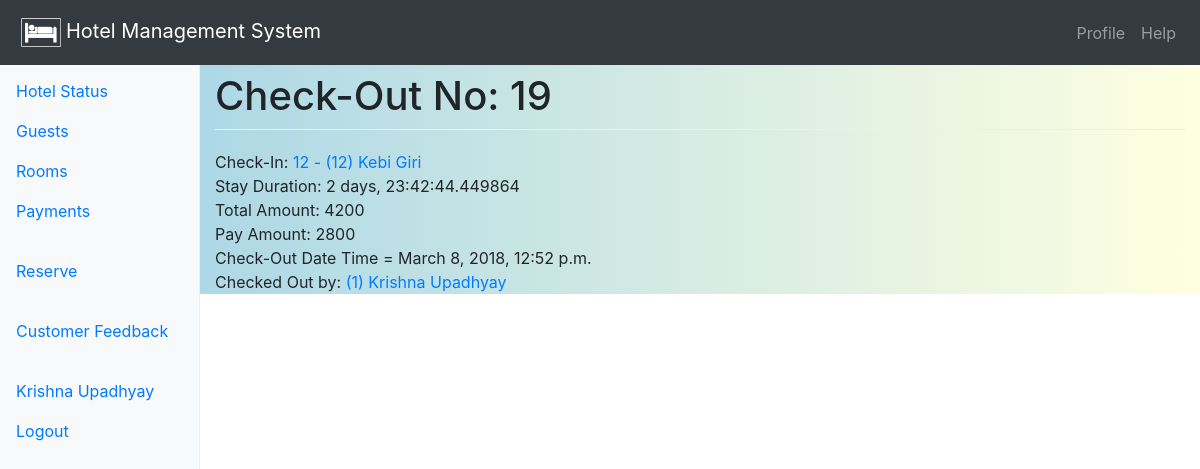
The page /payment/check_out/19 (signed in) on the database its author committed.
### payment/models.py (models this page shows, shortened)
@python_2_unicode_compatible
class CheckOut(models.Model):
    check_in = models.OneToOneField(CheckIn, on_delete=models.CASCADE)
    stay_duration = models.DurationField(null=True, editable=False)
    total_amount = models.PositiveSmallIntegerField(default=0, editable=False)
    pay_amount = models.PositiveSmallIntegerField(default=0, editable=False)
    check_out_date_time = models.DateTimeField(editable=False, null=True)
    user = models.ForeignKey(User, null=True, blank=True, on_delete=models.SET_NULL, editable=False)

@python_2_unicode_compatible
class CheckIn(models.Model):
    id = models.CharField(max_length=50, primary_key=True, blank=True, editable=False)
    reservation = models.OneToOneField(Reservation, on_delete=models.CASCADE)
    rooms = models.CharField(max_length=50, editable=False, blank=True)
    initial_amount = models.PositiveSmallIntegerField(blank=True, editable=False)
    check_in_date_time = models.DateTimeField(default=timezone.now, editable=False)
    last_edited_on = models.DateTimeField(default=timezone.now, editable=False)
    user = models.ForeignKey(User, null=True, blank=True, on_delete=models.SET_NULL, editable=False)
    def __str__(self):
        return "%i - %s" % (self.reservation.reservation_id, self.reservation.customer)

### main/models.py (models this page shows, shortened)
@python_2_unicode_compatible
class Reservation(models.Model):
    reservation_id = models.AutoField(primary_key=True)
    customer = models.ForeignKey(Customer, on_delete=models.CASCADE)
    staff = models.ForeignKey(Staff, on_delete=models.CASCADE, editable=False)
    no_of_children = models.PositiveSmallIntegerField(default=0)
    no_of_adults = models.PositiveSmallIntegerField(default=1)
    reservation_date_time = models.DateTimeField(default=timezone.now)
    expected_arrival_date_time = models.DateTimeField(default=timezone.now)
    expected_departure_date_time = models.DateTimeField(default=timezone.now)
    class Meta:
        permissions = (('can_view_reservation', 'Can view reservation'),
                       ('can_view_reservation_detail', 'Can view reservation detail'),)

@python_2_unicode_compatible
class Customer(models.Model):
    customer_id = models.AutoField(primary_key=True)
    first_name = models.CharField(max_length=50)
    middle_name = models.CharField(max_length=50, null=False, blank=True)
    last_name = models.CharField(max_length=50)
    contact_no = models.CharField(max_length=15)
    address = models.CharField(max_length=100)
    email_address = models.EmailField(null=True, blank=True)
    class Meta:
        ordering = ['first_name', 'middle_name', 'last_name']
        permissions = (('can_view_customer', 'Can view customer'),)
    def __str__(self):
        return '({0}) {1} {2}'.format(self.customer_id, self.first_name, self.last_name)

@python_2_unicode_compatible
class Staff(models.Model):
    profile_picture = models.ImageField(upload_to='staff_img/', default='images/staff.png')
    staff_id = models.AutoField(primary_key=True)
    first_name = models.CharField(max_length=50)
    middle_name = models.CharField(max_length=50, null=False, blank=True)
    last_name = models.CharField(max_length=50)
    contact_no = models.CharField(max_length=15)
    address = models.CharField(max_length=100)
    email_address = models.EmailField()
    user = models.OneToOneField(User, on_delete=models.SET_NULL, null=True, editable=False)
    class Meta:
        ordering = ['first_name', 'middle_name', 'last_name']
        permissions = (("can_view_staff", "Can view staff"), ('can_view_staff_detail', 'Can view staff detail'))
    def __str__(self):  # Unicode support
        return '({0}) {1} {2}'.format(self.staff_id, self.first_name, self.last_name)

### payment/views.py (the view)
# urls.py: path('check_out/<str:pk>', views.CheckOutDetailView.as_view(), name='check_out-detail'),
class CheckOutDetailView(PermissionRequiredMixin, generic.DetailView):
    model = CheckOut
    permission_required = 'main.can_view_customer'
    title = "Check-Out Detail"
    extra_context = {
        'title': title,
    }
    def get_context_data(self, **kwargs):
        context = super().get_context_data(**kwargs)
        checkout = context['checkout']
        staff = Staff.objects.filter(user=checkout.user)
        if not staff.count():
            staff = Staff.objects.none()
        else:
            staff = Staff.objects.get(user=checkout.user)
        context['staff'] = staff
        return context

### main/templates/payment/checkout_detail.html
{% extends 'base.html' %}
{% block content-title %}
    <h1>Check-Out No: {{ checkout.id }}</h1>
{% endblock %}
{% block main-content %}
    Check-In:
    <a href="{% url 'check_in-detail' checkout.check_in.id %}">{{ checkout.check_in }}</a> <br/>
    Stay Duration: {{ checkout.stay_duration }}<br/>
    Total Amount: {{ checkout.total_amount }}<br/>
    Pay Amount: {{ checkout.pay_amount }} <br/>
    Check-Out Date Time = {{ checkout.check_out_date_time }}<br/>
    Checked Out by:
    {% if staff.count == 0 %} {{ checkout.user }}{% else %}
        <a href="{% url 'staff-detail' staff.staff_id %}">{{ staff }}</a>
    {% endif %}
{% endblock %}

### main/templates/base.html (shortened to what this page needs)
{% load i18n %}
<!doctype html>
<html lang="en">
<head>
    <link rel="stylesheet" href="https://maxcdn.bootstrapcdn.com/bootstrap/4.0.0/css/bootstrap.min.css"
>
    <link rel="stylesheet" href="//code.jquery.com/ui/1.12.1/themes/base/jquery-ui.css">
    {% load static %}
    <link href="{% static 'css/styles.css' %}" rel="stylesheet">
</head>
<body>
<header>
    <nav class="navbar navbar-expand-md navbar-dark fixed-top bg-dark">
        <a class="navbar-brand" href="{% url 'index' %}">
            <img src="{% static "/img/hotel-fav-icon.png" %}" style="width:50px; height=50px; padding:5px;">Hotel Management System</a>
        <div class="collapse navbar-collapse justify-content-end" id="top_navbar">
            <ul class="navbar-nav">
                {% block navbar-items %}
                    {% if user.is_authenticated %}
                        <li class="nav-item">
                            <a class="nav-link" href="{% url 'profile' %}">Profile</a>
                        </li>
                    {% endif %}
                    <li class="nav-item">
                        <a class="nav-link" href="#">Help</a>
                    </li>
                {% endblock %}
            </ul>
        </div>
    </nav>
</header>
<div class="container-fluid">
    <div class="row">
        {% block sidebar %}
            <nav class="col-sm-3 col-md-2 d-none d-sm-block bg-light sidebar">
                {% block sidebar-items %}
                    <ul class="nav nav-pills flex-column">
                        <li class="nav-item">
                            <a class="nav-link" href="{% url 'index' %}">Hotel
                                Status</a>
                        </li>
                        <li class="nav-item">
                            <a class="nav-link" href="{% url 'guest-list' %}">Guests</a>
                        </li>
                        <li class="nav-item">
                            <a class="nav-link" href="{% url 'rooms' %}">Rooms</a>
                        </li>
                        <li class="nav-item">
                            <a class="nav-link" href="{% url 'payment-index' %}">Payments</a>
                        </li>
                    </ul>
                    {% if user.is_superuser %}
                    <ul class="nav nav-pills flex-column">
                        <li class="nav-item">
                            <a class="nav-link" href="{% url 'reservations' %}">Reservations</a>
                        </li>
                        <li class="nav-item">
                            <a class="nav-link" href="{% url 'check_in-list' %}">Check-ins</a>
                        </li>
                        <li class="nav-item">
                            <a class="nav-link" href="{% url 'check_out-list' %}">Check-outs</a>
                        </li>
                    </ul>
                    {% else %}
                    <ul class="nav nav-pills flex-column">
                        <li class="nav-item">
                            <a class="nav-link" href="{% url 'reserve' %}">Reserve</a>
                        </li>
                    </ul>
                    {% endif %}
                    <ul class="nav nav-pills flex-column">
                        <li class="nav-item">
                            <a class="nav-link" href="#">Customer Feedback</a>
                        </li>
                    </ul>
                    <ul class="nav nav-pills flex-column">
                        {% block login-status %}
                            {% if user.is_authenticated %}
                                <li class="nav-item">
                                    <a class="nav-link" href="#">{{ user.first_name }} {{ user.last_name }}</a>
                                    <a class="nav-link" href="{% url 'logout' %}?next={{ request.path }}">Logout</a>
                                </li>
                            {% endif %}
                        {% endblock %}
                    </ul>
                {% endblock %}
            </nav>
        {% endblock %}
        <main role="main" class="col-sm-9 ml-sm-auto col-md-10 pt-3"
              style="background: linear-gradient(to right, lightblue, lightyellow)">
            {% block content-title %}{% endblock %}
            {% block main-content %}{% endblock %}
        </main>
    </div>
</div>
{% load static %}
</body>
</html>

### main/static/css/styles.css (style rules this page uses)
body { padding-top: 3.5rem; }
h1 { padding-bottom: 9px; margin-bottom: 20px; border-bottom: 1px solid #eee; }
.sidebar { position: fixed; top: 51px; bottom: 0; left: 0; z-index: 1000; padding: 20px 0; overflow-x: hidden; overflow-y: auto; border-right: 1px solid #eee; }
.sidebar .nav { margin-bottom: 20px; }
.sidebar .nav-item { width: 100%; }
.sidebar .nav-item + .nav-item { margin-left: 0; }
.sidebar .nav-link { border-radius: 0; }

### rows shown on the page
CheckOut: id "19", check_in "12 - (12) Kebi Giri", stay_duration "2 days, 23:42:44.449864", total_amount "4200", pay_amount "2800", check_out_date_time "March 8, 2018, 12:52 p.m."
Staff: staff_id+first_name+last_name "(1) Krishna Upadhyay"

### other values the page prints
{{ user.first_name }} "Krishna"
{{ user.last_name }} "Upadhyay"
